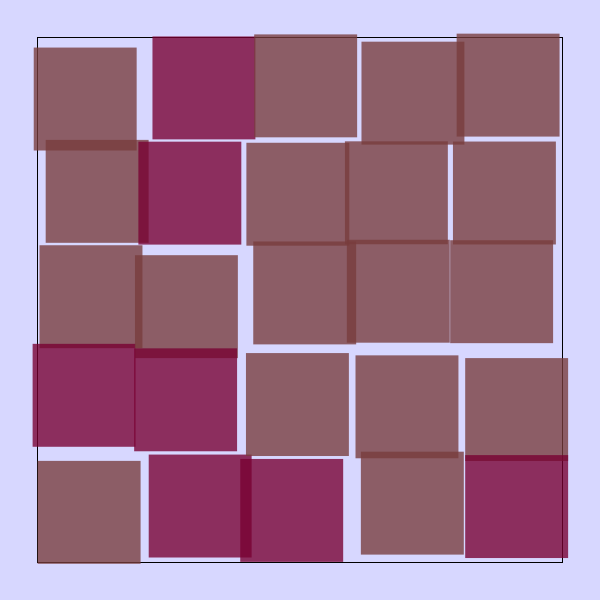
Frame 1 (no input)
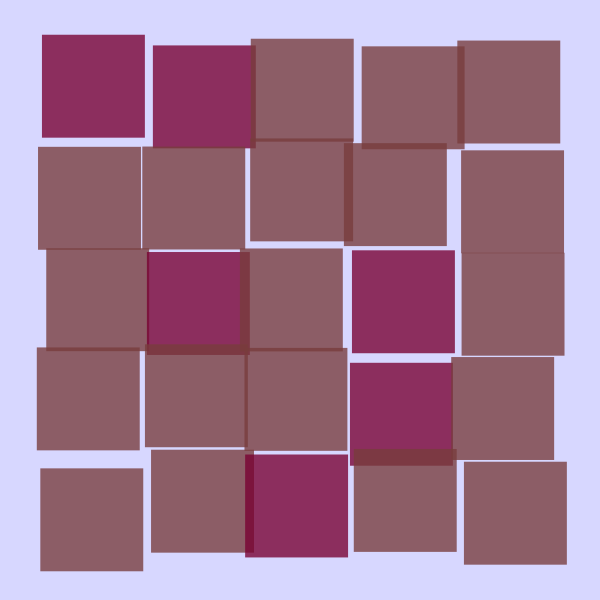
Frame 60 (the mouse pressed at the canvas centre just before this capture)
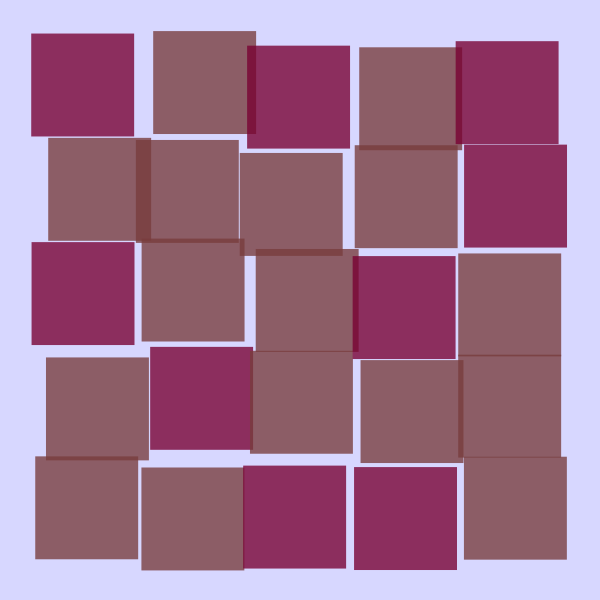
Frame 120 (the mouse held since frame 60 and released just before this capture)

The Processing sketch that drew these frames (run headless with seeded random() and noise(); from frame 60 on, the mouse is pressed at the canvas centre):

// Processing sketch: processing_153597
// ── processing_153597.pde

void setup() {
  size(600, 600);
  rectMode(CENTER);
  frameRate(10);
}

void draw() {
  background(215, 215, 255);
  smooth();
  noFill();
  //stroke(155);
  int field = width-width/8;
  rect(width/2, height/2, field, field);

  float qty = 5.0;
  float spacing = field/(qty + .1);

  fill(120, 60, 60, 200);
  noStroke();
  for (int j = 0; j < field; j += field/qty) {
    
    for (int i = 0; i < field; i += field/qty) {
      int colorSwitch =(int) random(1, 25);
      if (colorSwitch < 5) {
        fill(120, 0, 50, 200);
      } else {
        fill(120, 60, 60, 200);
      }
      rect((width/2 - field/(qty/2) + j)+random(-10, 10), 
           (width/2 - field/(qty/2) + i)+random(-10, 10), 
            spacing, spacing);
    }
  }
}
